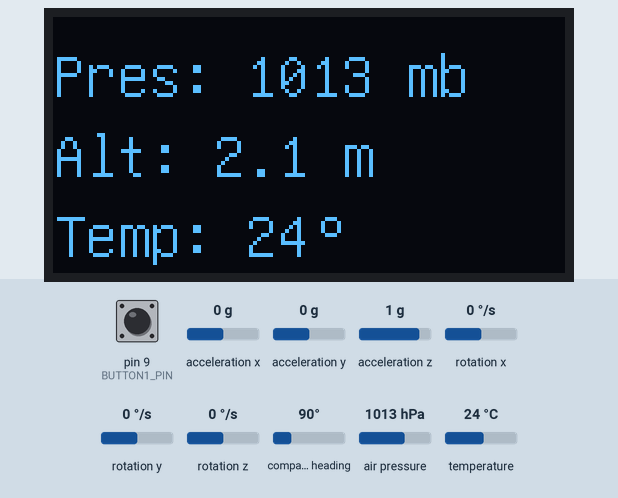
Bench run of a sketch on a simulated Arduino Uno, built with avr-gcc and run on an emulated ATmega328P. On the bench: 128×64 one-colour display. The inputs (shaded band) are chosen by the test bench; at power-on: pin 9 (BUTTON1_PIN) HIGH, compass heading 90°, acceleration x 0 g, acceleration y 0 g, acceleration z 1 g, rotation x 0 °/s, rotation y 0 °/s, rotation z 0 °/s, air pressure 1013 hPa, temperature 24 °C. What the sketch prints to the serial monitor is not drawn.

Above: at 1.2 s.
1.3 s: pin 9 (BUTTON1_PIN) pulled LOW for 0.4 s
At 2.3 s:
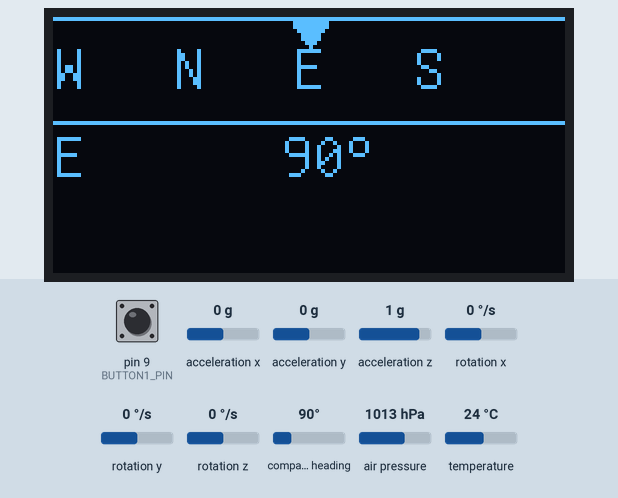
3.4 s: compass heading set to 7°
At 4.2 s:
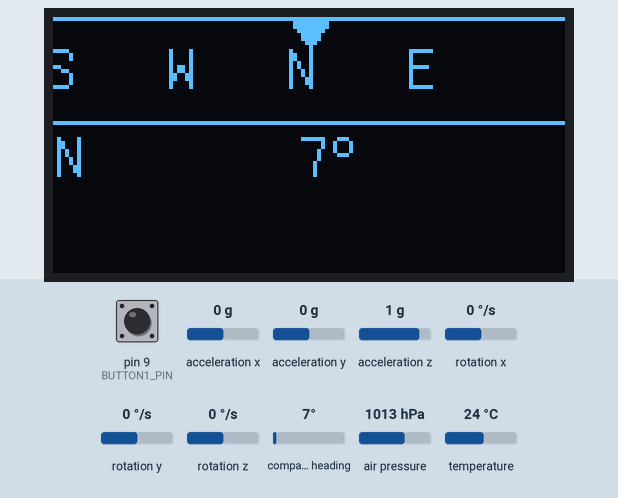
5.2 s: pin 9 (BUTTON1_PIN) pulled LOW for 1 s
At 7.2 s:
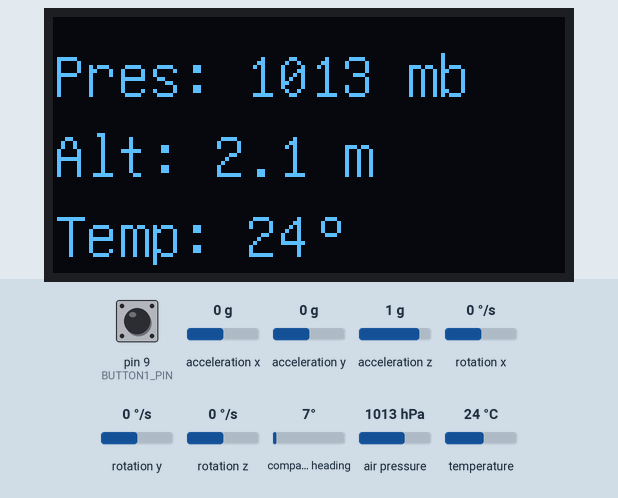
8.1 s: pin 9 (BUTTON1_PIN) pulled LOW for 3.2 s
At 12.0 s:
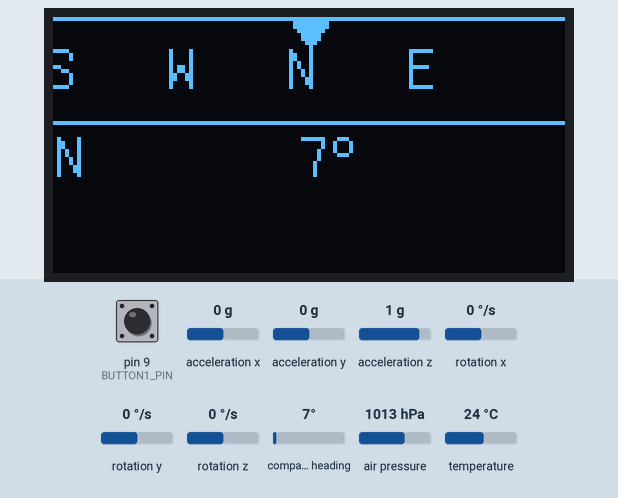
Timing chart, 0 to 13.5 s (numbered marks = the images above; inputs shaded):
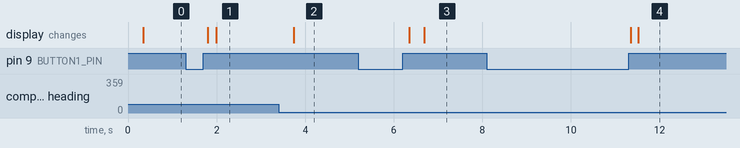

Measured:
- after the input at 1.3 s, the display: first changes after 0.51 s (image 1 shows a later state)
- after the input at 3.4 s, the display: changes after 0.34 s (image 2)
- after the input at 5.2 s, the display: first changes after 1.1 s (image 3 shows a later state)
- after the input at 8.1 s, the display: first changes after 3.2 s (image 4 shows a later state)

The sketch:

sketch_jan05a-328-bmp-oled-compass-button-v4.ino
```cpp
#include <Button.h>

#include <SFE_BMP180.h>
#include <Wire.h>
#include <U8glib.h>
#include <LSM303.h>
#include <LowPower.h>

#define ALTITUDE 1655.0
#define BUTTON1_PIN 9

U8GLIB_SSD1306_128X64 u8g(U8G_I2C_OPT_NONE | U8G_I2C_OPT_DEV_0); // I2C / TWI
Button button = Button(BUTTON1_PIN, true, true, 25);
LSM303 compass;
SFE_BMP180 pressure;

double baseline; // baseline pressure
double T, P, Pab, p0, a;
float heading;
int screen;

int getWidth(String theString) {
  int str_len = theString.length() + 1;
  char char_array[str_len];
  theString.toCharArray(char_array, str_len);
  int width = u8g.getStrWidth(char_array);
  return width;
}

void draw(void) {
  u8g.setFont(u8g_font_unifont);

  if ( screen == 1)  {
    String temp = "Temp: " + String(T, 0);
    String alt = "Alt: " + String(a, 1) + " m";
    String pressureAbsMb = "Pres: " + String(Pab, 0) + " mb" ;
    int baseY = 20;
    //    String pressureAbsHg = String(Pab * 0.0295333727, 2) + " Hg";

    // Print Pressure
    u8g.setPrintPos(0, baseY);
    u8g.print(pressureAbsMb);

    // Print Altitude
    u8g.setPrintPos(0, baseY * 2);
    u8g.print(alt);

    // Print Temperature
    int tempWidth = getWidth(temp);
    u8g.setPrintPos(0, baseY * 3);
    u8g.print(temp);
    u8g.drawCircle(tempWidth + 6, baseY * 3 - 8, 2);
  } else {
    int angle = (int)heading;
    String angleString = String(angle);
    int width = getWidth(angleString);
    int angleCenterX = (64 - width / 2);

    drawCompass(angle);
    u8g.drawTriangle(60, 1, 68, 1, 64, 7);
    u8g.drawLine(0, 0, 128, 0);
    u8g.drawLine(0, 26, 128, 26);

    // Print heading and degrees circle
    u8g.setPrintPos(angleCenterX, 40);
    u8g.print(angle);
    u8g.drawCircle(angleCenterX + width + 4, 32, 2);
    u8g.setPrintPos(0, 40);

    if ( angle > 348  ) {
      u8g.print("N");
    } else if ( angle < 12 ) {
      u8g.print("N");
    } else if ( angle > 11 && angle < 34 ) {
      u8g.print("NNE");
    } else if ( angle > 33 && angle < 57 ) {
      u8g.print("NE");
    } else if ( angle > 56 && angle < 79 ) {
      u8g.print("ENE");
    } else if ( angle > 78 && angle < 102 ) {
      u8g.print("E");
    } else if ( angle > 101 && angle < 124 ) {
      u8g.print("ESE");
    } else if ( angle > 123 && angle < 147 ) {
      u8g.print("SE");
    } else if ( angle > 146 && angle < 169 ) {
      u8g.print("SSE");
    } else if ( angle > 168 && angle < 192 ) {
      u8g.print("S");
    } else if ( angle > 191 && angle < 214 ) {
      u8g.print("SSW");
    } else if ( angle > 213 && angle < 237 ) {
      u8g.print("SW");
    } else if ( angle > 236 && angle < 259 ) {
      u8g.print("WSW");
    } else if ( angle > 258 && angle < 282 ) {
      u8g.print("W");
    } else if ( angle > 281 && angle < 304 ) {
      u8g.print("WNW");
    } else if ( angle > 303 && angle < 327 ) {
      u8g.print("NW");
    } else if ( angle > 326 && angle < 349 ) {
      u8g.print("NNW");
    }
  }
}

void drawCompass(int angle) {

  int start = 64 - angle / 3;
  //  if (start > 120) start += -120 ;

  int x = 0 ;
  int y = 18 ;
  for (int i = 0; i < 4; i++) {
    x = start + (i * 30) - 1;
    if (x > 120) x += -120;
    if (x < 0) x += 120;
    u8g.setPrintPos((x - 3), 18);
    String letter;
    if (i == 0) {
      letter = "N";
    }
    if (i == 1) {
      letter = "E";
    }
    if (i == 2) {
      letter = "S";
    }
    if (i == 3) {
      letter = "W";
    }
    u8g.print(letter);
  }
}

void setup(void) {
  Serial.begin(9600);

  compass.init();
  compass.enableDefault();
  compass.m_min = (LSM303::vector<int16_t>) {
    -460, -721, -419
  };
  compass.m_max = (LSM303::vector<int16_t>) {
    +737, +460, +573
  };

  if (pressure.begin())
    Serial.println("BMP180 init success");
  else
  {
    Serial.println("BMP180 init fail (disconnected?)\n\n");
    while (1); // Pause forever.
  }

  screen = 1;
}

void loop(void) {
  button.read();
  //u8g.sleepOn();
  //LowPower.powerDown(SLEEP_8S, ADC_OFF, BOD_OFF);
  //  u8g.sleepOff();

  if ( button.wasReleased() ) {
    if ( screen == 2 ) {
      screen--;
    } else {
      screen++;
    }

    u8g.firstPage();
    do {
    } while ( u8g.nextPage() );
  }

  if (screen == 1) {
    Serial.print("Btn 1");
    P = getPressure();
  } else {
    compass.read();
    heading = compass.heading();
  }

  delay(10);

  u8g.firstPage();
  do {
    draw();
  } while ( u8g.nextPage() );

  delay(10);
}

double getPressure()
{
  char status;

  // You must first get a temperature measurement to perform a pressure reading.

  // Start a temperature measurement:

  status = pressure.startTemperature();
  if (status != 0)
  {
    // Wait for the measurement to complete:
    delay(status);

    status = pressure.getTemperature(T);
    if (status != 0)
    {
      // Print out the measurement:
      //      Serial.print("temperature: ");
      //      Serial.print(T,2);
      //      Serial.print(" deg C, ");
      //      Serial.print((9.0/5.0)*T+32.0,2);
      //      Serial.println(" deg F");

      status = pressure.startPressure(3);
      if (status != 0)
      {
        // Wait for the measurement to complete:
        delay(status);

        // Retrieve the completed pressure measurement:
        // Note that the measurement is stored in the variable P.
        // Note also that the function requires the previous temperature measurement (T).
        // (If temperature is stable, you can do one temperature measurement for a number of pressure measurements.)
        // Function returns 1 if successful, 0 if failure.

        status = pressure.getPressure(P, T);
        if (status != 0)
        {
          Pab = P;

          // The pressure sensor returns abolute pressure, which varies with altitude.
          // To remove the effects of altitude, use the sealevel function and your current altitude.
          // This number is commonly used in weather reports.
          // Parameters: P = absolute pressure in mb, ALTITUDE = current altitude in m.
          // Result: p0 = sea-level compensated pressure in mb

          p0 = pressure.sealevel(P, ALTITUDE); // we're at 1655 meters

          // On the other hand, if you want to determine your altitude from the pressure reading,
          // use the altitude function along with a baseline pressure (sea-level or other).
          // Parameters: P = absolute pressure in mb, p0 = baseline pressure in mb.
          // Result: a = altitude in m.

          a = pressure.altitude(P, 1013.25);
          return (P);
        }
        else Serial.println("error retrieving pressure measurement\n");
      }
      else Serial.println("error starting pressure measurement\n");
    }
    else Serial.println("error retrieving temperature measurement\n");
  }
  else Serial.println("error starting temperature measurement\n");
}
```
